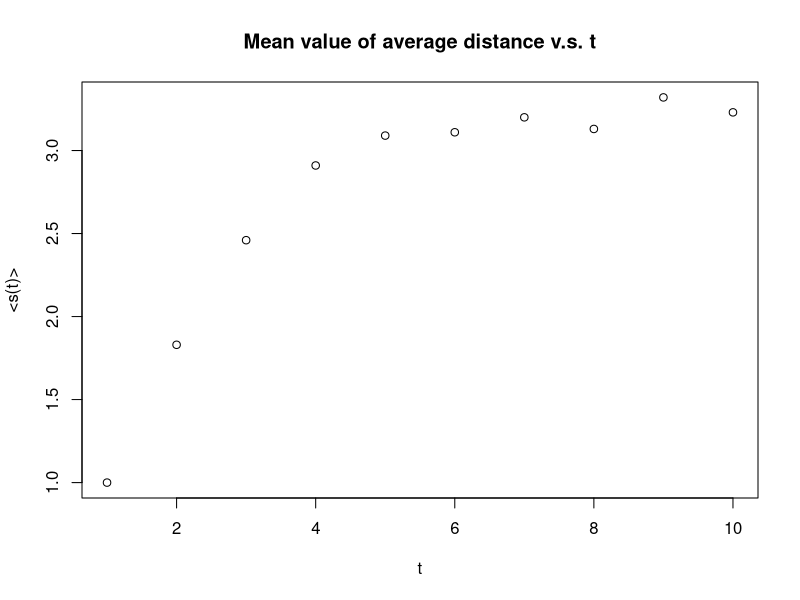
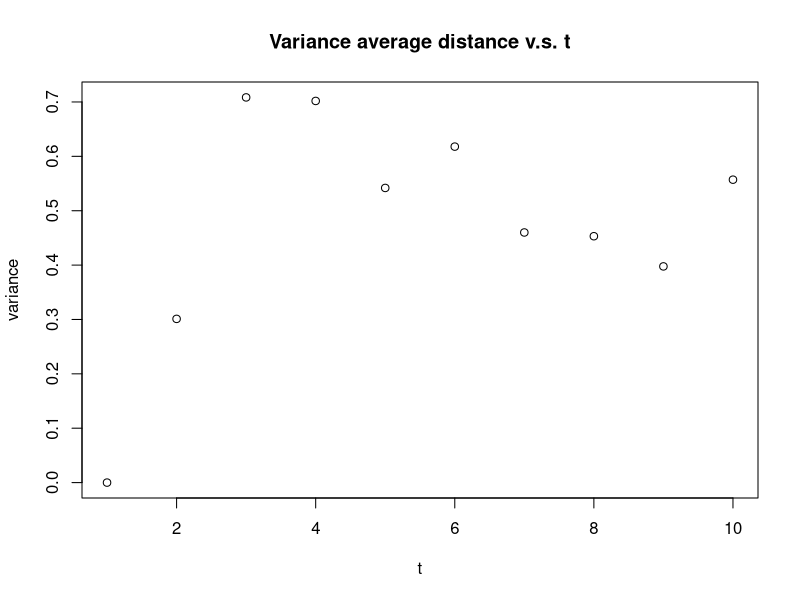

Write R code to recreate these figures, in order.
install.packages("pracma", type="binary")
library('igraph')
library('Matrix')
library('pracma')

create_transition_matrix = function (g){
  
  # WARNING: make sure your graph is connected (you might input GCC of your graph)
  
  vs = V(g)
  n = vcount(g)
  adj = as_adjacency_matrix(g)
  adj[diag(rowSums(adj) == 0)] = 1  # handle if the user is using the function for networks with isolated nodes by creating self-edges
  z = matrix(rowSums(adj, , 1))
  
  transition_matrix = adj / repmat(z, 1, n)  # normalize to get probabilities
  
  return(transition_matrix)
}

random_walk = function (g, num_steps, start_node, transition_matrix = NULL){
  if(is.null(transition_matrix))
    transition_matrix = create_transition_matrix(g)
  
  v = start_node
  for(i in 1:num_steps){
    #fprintf('Step %d: %d\n', i, v)  # COMMENT THIS
    PMF = transition_matrix[v, ]
    v = sample(1:vcount(g), 1, prob = PMF)        
  }
  
  return(v)
}

g = erdos.renyi.game(1000, 0.01, directed=F)
distance_matrix = shortest.paths(g, v = V(g), to = V(g))

mean <- c()
var <- c()
for (t in 1:10){
    print (paste('Calculating t = ',t))
    s <- c()
    for (i in 1: 100){
      start_node = round(runif(1,1,1000))
      tail_node = random_walk(g,t,start_node)
      shortest_distance <- distance_matrix[start_node,tail_node]
      s <- c(s, shortest_distance)
    }
    mean <- c(mean, mean(s))
    var <- c(var, mean((s - mean(s))**2))
}
t <- c(1:10)
plot(t, mean,main = 'Mean value of average distance v.s. t', xlab = 't', ylab ='<s(t)>')
plot(t, var,main = 'Variance average distance v.s. t', xlab = 't', ylab ='variance')
length(mean)
